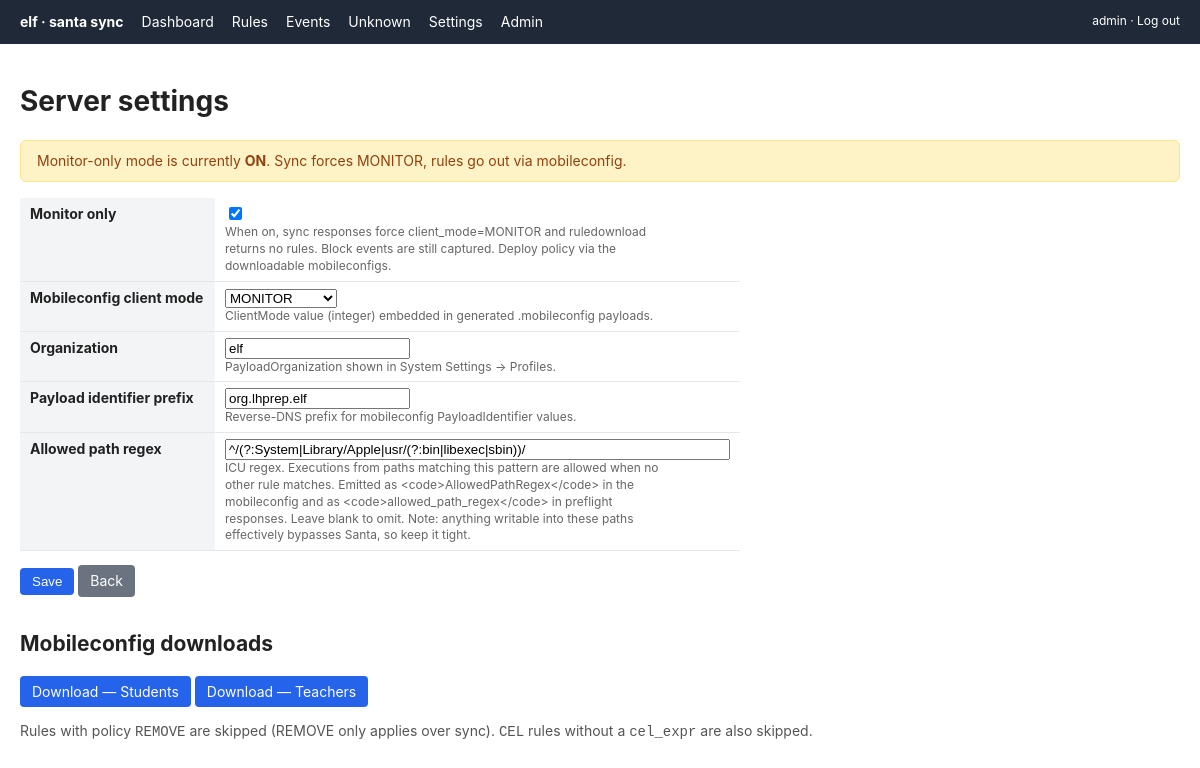
Page /settings/ (signed in) on the committed database.
### app/models.py (models this page shows, shortened)
class ServerSettings(models.Model):
    SINGLETON_ID = 1
    id = models.PositiveIntegerField(primary_key=True, default=SINGLETON_ID, editable=False)
    monitor_only = models.BooleanField(
        default=False,
        help_text=(
            "When on, sync responses force client_mode=MONITOR and ruledownload returns no rules. "
            "Block events are still captured. Deploy policy via the downloadable mobileconfigs."
        ),
    )
    mobileconfig_client_mode = models.PositiveSmallIntegerField(
        default=2,
        choices=[(1, "MONITOR"), (2, "LOCKDOWN"), (3, "STANDALONE")],
        help_text="ClientMode value (integer) embedded in generated .mobileconfig payloads.",
    )
    organization = models.CharField(
        max_length=128,
        default="elf",
        help_text="PayloadOrganization shown in System Settings → Profiles.",
    )
    payload_identifier_prefix = models.CharField(
        max_length=255,
        default="com.elf.santa",
        help_text="Reverse-DNS prefix for mobileconfig PayloadIdentifier values.",
    )
    allowed_path_regex = models.CharField(
        max_length=1024,
        blank=True,
        default=r"^/(?:System|usr/(?:bin|libexec|sbin))/",
        help_text=(
            "ICU regex. Executions from paths matching this pattern are allowed when no "
            "other rule matches. Emitted as <code>AllowedPathRegex</code> in the mobileconfig "
            "and as <code>allowed_path_regex</code> in preflight responses. Leave blank to omit. "
            "Note: anything writable into these paths effectively bypasses Santa, so keep it tight."
        ),
    )
    class Meta:
        verbose_name = "Server settings"
        verbose_name_plural = "Server settings"
    @classmethod
    def get(cls):
        obj, _ = cls.objects.get_or_create(id=cls.SINGLETON_ID)
        return obj

### app/views.py (the view)
# urls.py: path("settings/", views.server_settings_view, name="server-settings"),
@login_required
def server_settings_view(request):
    obj = ServerSettings.get()
    if request.method == "POST":
        form = ServerSettingsForm(request.POST, instance=obj)
        if form.is_valid():
            form.save()
            messages.success(request, "Server settings saved.")
            return redirect("server-settings")
    else:
        form = ServerSettingsForm(instance=obj)
    return render(request, "server_settings.html", {"form": form, "settings": obj})

### app/forms.py (shortened to what this page needs)
class ServerSettingsForm(forms.ModelForm):
    class Meta:
        model = ServerSettings
        fields = [
            "monitor_only",
            "mobileconfig_client_mode",
            "organization",
            "payload_identifier_prefix",
            "allowed_path_regex",
        ]
        widgets = {
            "allowed_path_regex": forms.TextInput(attrs={"size": 60}),
        }

### templates/server_settings.html (shortened to what this page needs)
{% extends "base.html" %}
{% block content %}
<h1>Server settings</h1>
{% if settings.monitor_only %}
<div class="banner warn">
  Monitor-only mode is currently <strong>ON</strong>. Sync forces MONITOR, rules go out via mobileconfig.
</div>
{% else %}
<div class="banner info">
  Monitor-only mode is <strong>OFF</strong>. Rules are pushed to clients via sync as normal.
</div>
{% endif %}
<form method="post" style="max-width: 720px;">{% csrf_token %}
<table>
{% for field in form %}
<tr>
  <th style="width: 260px;"><label for="{{ field.id_for_label }}">{{ field.label }}</label></th>
  <td>{{ field }}{% if field.help_text %}<div style="color:#666;font-size:12px;max-width:440px">{{ field.help_text }}</div>{% endif %}{{ field.errors }}</td>
</tr>
{% endfor %}
</table>
<p>
  <button class="btn" type="submit">Save</button>
  <a class="btn secondary" href="{% url 'dashboard' %}">Back</a>
</p>
</form>
<h2 style="margin-top:32px;">Mobileconfig downloads</h2>
<p>
  <a class="btn" href="{% url 'mobileconfig-download' 'student' %}">Download — Students</a>
  <a class="btn" href="{% url 'mobileconfig-download' 'teacher' %}">Download — Teachers</a>
</p>
<p style="color:#555;">
  Rules with policy <code>REMOVE</code> are skipped (REMOVE only applies over sync).
  <code>CEL</code> rules without a <code>cel_expr</code> are also skipped.
</p>
{% endblock %}

### templates/base.html (shortened to what this page needs)
<!doctype html>
<html lang="en">
<head>
</head>
<body>
<header>
  <span class="brand">elf · santa sync</span>
  <a href="{% url 'dashboard' %}">Dashboard</a>
  <a href="{% url 'rule-list' %}">Rules</a>
  <a href="{% url 'event-list' %}">Events</a>
  <a href="{% url 'unknown-list' %}">Unknown</a>
  <a href="{% url 'server-settings' %}">Settings</a>
  <a href="/admin/">Admin</a>
  <span style="margin-left:auto; font-size:12px;">{{ request.user }} · <a href="/admin/logout/">Log out</a></span>
</header>
<main>
{% block content %}{% endblock %}
</main>
</body>
</html>

### templates/base.html (style rules this page uses)
body { font: 14px/1.4 -apple-system, BlinkMacSystemFont, "Segoe UI", sans-serif; margin: 0; color: #222; }
header { background: #1f2937; color: #fff; padding: 12px 20px; display: flex; gap: 18px; align-items: center; }
header a { color: #fff; text-decoration: none; }
header .brand { font-weight: 700; }
main { padding: 20px; max-width: 1280px; margin: 0 auto; }
table { border-collapse: collapse; width: 100%; }
th, td { padding: 6px 10px; text-align: left; border-bottom: 1px solid #e5e7eb; vertical-align: top; }
th { background: #f3f4f6; }
.btn { display: inline-block; padding: 6px 12px; background: #2563eb; color: #fff; border: 0; border-radius: 4px; text-decoration: none; cursor: pointer; }
.btn.secondary { background: #6b7280; }
.banner { padding: 10px 16px; border-radius: 6px; margin-bottom: 16px; }
.banner.warn { background: #fef3c7; color: #92400e; border: 1px solid #fde68a; }

### rows in the picture
ServerSettings: form "☑" "MONITOR" "elf" "org.lhprep.elf" "^/(?:System|Library/Apple|usr/(?:bin|libexec|sbin))/"

### other values in the picture
{{ request.user }} "admin"
{{ field.label }} "Monitor only" "Mobileconfig client mode" "Organization" "Payload identifier prefix" "Allowed path regex"
{{ field.help_text }} "When on, sync responses force client_mode=MONITOR and ruledownload returns no rules. Block events are still captured. Deploy policy via the downloadable mobileconfigs." "ClientMode value (integer) embedded in generated .mobileconfig payloads." "PayloadOrganization shown in System Settings → Profiles." "Reverse-DNS prefix for mobileconfig PayloadIdentifier values."
